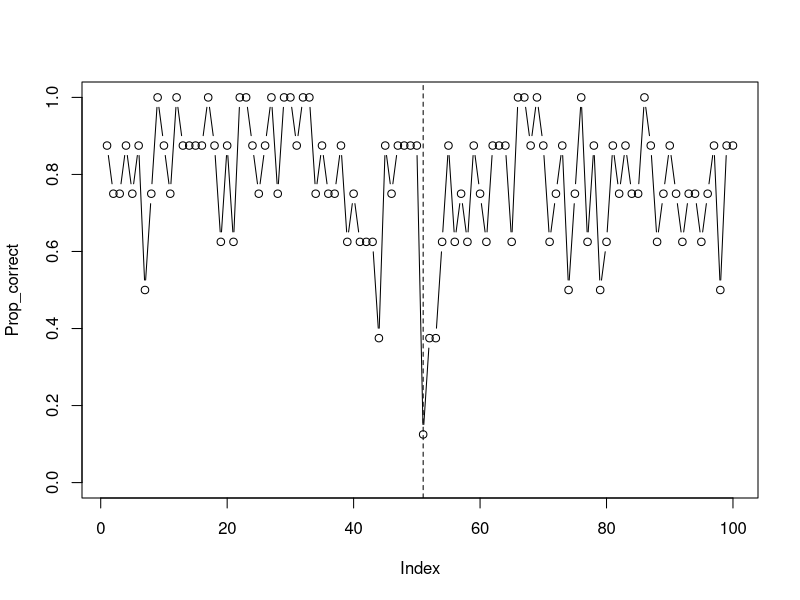

R code for this plot:


# Simulation for Grackle reversal learning

#Simulation function
Sim_fct <- function(Tmax = 100,  #Number of trials, payoffs switch after 50 rounds
                    N_id = 8,    #Number of birds
                    lambda = 2,  # Inverse Exploration rate
                    phi=0.5){   #Updating/learning rate  
  
    #Create output object
  
    d_Overall <- c()
    
    #Loop over birds
    
    for (ind in 1:N_id) {
      
      #Set initial attractions to 0
      A <- c(0,0)
      
      #Create output matrix to record choices and payoffs
      
      d <- data.frame(id=ind, trial = 1:Tmax, Choice=NA, Payoff=NA, Experiment = NA)
      
      d$Experiment[1:50] <- 0
      d$Experiment[51:100] <- 1
      
      
      # Start simulation loop
      for (i in 1:Tmax) {
        
            Prob <- c()
            for (xx in 1:2) {
              Prob[xx] <- exp(lambda*A[xx]) / sum(exp(lambda*A))
            }
            
          
          #Make choice proportional to attraction scores
          d$Choice[which(d$id==ind & d$trial==i)] <- sample(c(1:2), size = 1, prob = Prob)
          
          pay <- c(0,0)
          
          if (d$Experiment[i] == 0){
            if (d$Choice[i] == 1){
              d$Payoff[i] <- 1
              pay[1] <- 1
            } else {
              d$Payoff[i] <- 0
            } 
          } else {
            if (d$Choice[i] == 1){
              d$Payoff[i] <- 0
            } else {
              d$Payoff[i] <- 1
              pay[2] <- 1
            } 
          }
          
          
          #Update Attractions
          for (xx in 1:2) {
            A[xx] <- (1-phi) * A[xx] + phi * pay[xx]
          }

          
      }#time i
      
      d_Overall <- rbind(d_Overall, d)
      
    }#ind
    return(d_Overall)
}


dat <- Sim_fct() 

# Plot learning curves
Prop_correct<- c()

for (i in 1:100) {
  Prop_correct[i]  <- sum(dat$Payoff[dat$trial==i]) / length(dat$Payoff[dat$trial==i]) 
}

plot(Prop_correct, type = "b", ylim = c(0,1))
abline(v = 51, lty =2)